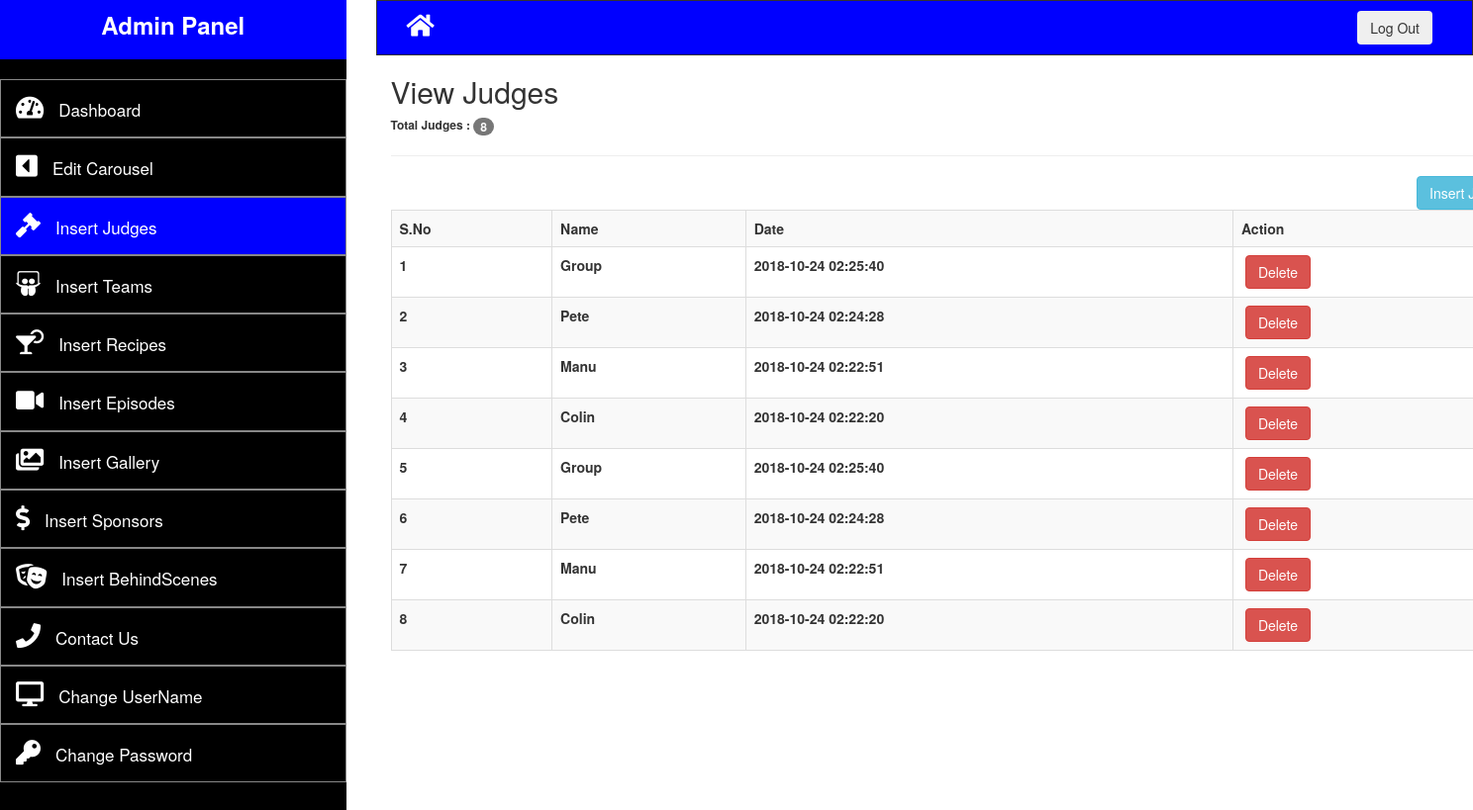
The app's page /admin/viewJudges.php (signed in) with its own data.
### tables this page shows
CREATE TABLE `judges` (
  `id` int(10) NOT NULL,
  `name` text NOT NULL,
  `img` text NOT NULL,
  `msg` text NOT NULL,
  `date` timestamp NOT NULL DEFAULT CURRENT_TIMESTAMP ON UPDATE CURRENT_TIMESTAMP,
  `etc` text NOT NULL
);

### admin/viewJudges.php (the view, shortened to what this page needs)
<?php
	require 'config/db.php';
	if(!isset($_SESSION['user'])){
		header("location:login.php");
	}else{
?>
<!DOCTYPE html>
<html>
<head>
		<link rel="stylesheet" href="https://maxcdn.bootstrapcdn.com/bootstrap/3.3.7/css/bootstrap.min.css">
		<link href="adminAssets\style.css" rel="stylesheet">
		<link 	rel="stylesheet"
				href="https://use.fontawesome.com/releases/v5.2.0/css/all.css"
>
</head>
<body>
	<div class="row">
		<div class="col-md-3">
			<div class="heading">
				<h3 style="text-align: center; font-weight: bold; color: white; line-height: 50px">Admin Panel</h3>
				<div class="pro">
				</div>
				<div class="menu">
					<ul>
						<li><a href="indexAdmin.php"><i class="fas fa-tachometer-alt" style="color: white; font-size: 25px; margin-right: 15px;"></i>Dashboard</a></li>
						<li><a href="viewCarousel.php"><i class="fas fa-caret-square-left" style="color: white; font-size: 25px; margin-right: 15px;"></i>Edit Carousel</a></li>
						<li class="active disabled"><a href="viewJudges.php"><i class="fas fa-gavel" style="color: white; font-size: 25px; margin-right: 15px;"></i>Insert Judges</a></li>
						<li><a href="viewTeam.php"><i class="fab fa-slideshare" style="color: white; font-size: 25px; margin-right: 15px;"></i>Insert Teams</a></li>
						<li><a href="viewRecipes.php"><i class="fas fa-cocktail" style="color: white; font-size: 25px; margin-right: 15px;"></i>Insert Recipes</a></li>
						<li><a href="viewMedia.php"><i class="fas fa-video" style="color: white; font-size: 25px; margin-right: 15px;"></i>Insert Episodes</a></li>
						<li><a href="viewGallery.php"><i class="fas fa-images" style="color: white; font-size: 25px; margin-right: 15px;"></i>Insert Gallery</a></li>
						<li><a href="viewSponsors.php"><i class="fas fa-dollar-sign" style="color: white; font-size: 25px; margin-right: 15px;"></i>Insert Sponsors</a></li>
						<li><a href="viewBehindScenes.php"><i class="fas fa-theater-masks" style="color: white; font-size: 25px; margin-right: 15px;"></i>Insert BehindScenes</a></li>
						<li><a href="viewContactUs.php"><i class="fa fa-phone" style="color: white; font-size: 25px; margin-right: 15px;"></i>Contact Us</a></li>
						<li><a href="changeUser.php"><i class="fas fa-desktop" style="color: white; font-size: 25px; margin-right: 15px;"></i>Change UserName</a></li>
						<li><a href="changePass.php"><i class="fas fa-key" style="color: white; font-size: 25px; margin-right: 15px;"></i>Change Password</a></li>
					</ul>
				</div>
			</div>
		</div>
		<div class="col-md-9">
			<div class="container-fluid" style="background: blue; border: 1px solid;">
				<div class="col-md-6">
					<a href="../index.php"><i class="fas fa-home" style="color: white; font-size: 25px; margin-right: 15px; padding-top: 12px;"></i></a>
				</div>
				<div class="col-md-6">
					<form action="logout.php">
						<button class= "btn btn-purple" style="float: right; margin: 10px">Log Out</button>
					</form>
				</div>
			</div>
			<div class="container" style="background: #FFF;">
			<?php
			$judge_query = "SELECT * FROM judges
									ORDER BY id DESC";
			$connect_judge_query = mysqli_query($conn, $judge_query);
			$count_rows = mysqli_num_rows($connect_judge_query);
			$number_of_items = 1;
			?>
				<h2>View Judges</h2>
				<h6 style="font-weight: bold">Total Judges : <span class="badge"><?php echo $count_rows; ?></span></h6>
				<hr>
				<a href="insertJudge.php" class="btn btn-info" style="float:right">Insert Judge</a>
					<table class="table table-hover table-striped table-bordered">
						<tr>
							<th>S.No</th>
							<th>Name</th>
							<th>Date</th>
							<th>Action</th>
						</tr>
			<?php
			if($count_rows > 0){
				while($get_each_row = mysqli_fetch_array($connect_judge_query)){
					$id_of_judge = $get_each_row['id'];
					$name_of_judge = $get_each_row['name'];
					$date_judge = $get_each_row['date'];
			?>
						<tr>
							<th><?php echo $number_of_items++; ?></th>
							<th><?php echo $name_of_judge; ?></th>
							<th><?php echo $date_judge; ?></th>
							<th>&nbsp;<a href="deleteJudge.php?id=<?php echo $id_of_judge; ?>" class="btn btn-danger">Delete</a></th>
						</tr>
			<?php
				}
			}
			?>
					</table>
				</div>
			</div>
		</div>
</body>
</html>
<?php } ?>

### admin/adminAssets/style.css (style rules this page uses)
.active { background: blue; }
.heading { background: blue; height: 60px; margin-top: -20px; }
.pro { background: black; padding: 10px; }
.menu { background: black; height: 800px; }
.menu >ul>li { border: 1px solid #888; margin-left: -40px; padding: 15px; }
.menu >ul>li>a { color: white; font-size: 17px; }
.btn-purple { background: #d03cf; }

### records on screen
judges: name "Group", date "2018-10-24 02:25:40"
judges: name "Pete", date "2018-10-24 02:24:28"
judges: name "Manu", date "2018-10-24 02:22:51"
judges: name "Colin", date "2018-10-24 02:22:20"
judges: name "Group", date "2018-10-24 02:25:40"
judges: name "Pete", date "2018-10-24 02:24:28"
judges: name "Manu", date "2018-10-24 02:22:51"
judges: name "Colin", date "2018-10-24 02:22:20"

### other values on screen
$count_rows "8"
